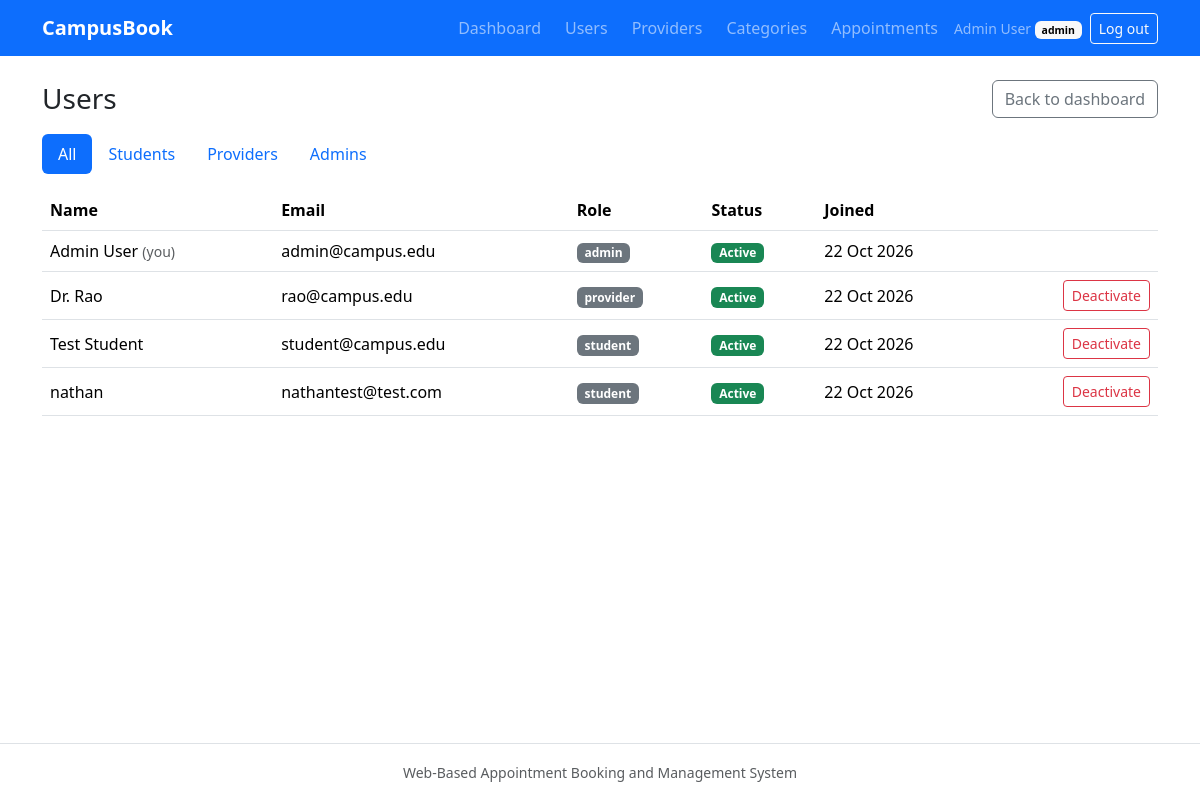
Page /admin/users (signed in) on the committed database.
### app/models/user.py (models this page shows, shortened)
class User(UserMixin, db.Model):
    __tablename__ = "users"
    __table_args__ = (
        CheckConstraint("role IN ('student', 'provider', 'admin')", name="ck_users_role"),
    )
    id: Mapped[int] = mapped_column(primary_key=True)
    name: Mapped[str] = mapped_column(String(100))
    email: Mapped[str] = mapped_column(String(255), unique=True, index=True)
    password_hash: Mapped[str] = mapped_column(String(255))
    role: Mapped[str] = mapped_column(String(20), default=Role.STUDENT)
    is_active: Mapped[bool] = mapped_column(default=True)
    created_at: Mapped[datetime] = mapped_column(default=utcnow)
    provider_profile = relationship("ServiceProvider", back_populates="user", uselist=False)
    appointments = relationship("Appointment", back_populates="student")

### app/blueprints/admin/routes.py (the view)
@bp.route("/users")
@role_required(Role.ADMIN)
def users():
    role = request.args.get("role", "")
    query = db.select(User).order_by(User.role, User.name)
    if role in Role.ALL:
        query = query.where(User.role == role)
    else:
        role = ""
    items = db.session.execute(query).scalars().all()
    return render_template("admin/users.html", users=items, role=role)

### app/models/user.py (called while the page is built)
@login_manager.user_loader
def load_user(user_id: str):
    user = db.session.get(User, int(user_id))
    if user is None or not user.is_active:
        return None
    return user

### app/utils/roles.py (called while the page is built)
def role_required(*roles):
    def decorator(view):
        @wraps(view)
        @login_required
        def wrapped(*args, **kwargs):
            if current_user.role not in roles:
                abort(403)
            return view(*args, **kwargs)
        return wrapped
    return decorator

### app/utils/timeutils.py (called while the page is built)
def get_app_tz() -> ZoneInfo:
    return ZoneInfo(current_app.config["APP_TIMEZONE"])

def to_local(utc_naive: datetime, tz: Optional[ZoneInfo] = None) -> datetime:
    tz = tz or get_app_tz()
    return utc_naive.replace(tzinfo=UTC).astimezone(tz)

def format_local(value: Optional[datetime], fmt: str = "%d %b %Y, %I:%M %p") -> str:
    if value is None:
        return ""
    return to_local(value).strftime(fmt)

### app/templates/admin/users.html (shortened to what this page needs)
{% extends "base.html" %}
{% block content %}
<div class="d-flex justify-content-between align-items-center mb-3">
  <h1 class="h3 mb-0">Users</h1>
  <a class="btn btn-outline-secondary" href="{{ url_for('admin.dashboard') }}">Back to dashboard</a>
</div>
<ul class="nav nav-pills mb-3">
  {% for value, label in [('', 'All'), ('student', 'Students'), ('provider', 'Providers'), ('admin', 'Admins')] %}
    <li class="nav-item">
      <a class="nav-link {% if role == value %}active{% endif %}"
         href="{{ url_for('admin.users', role=value) if value else url_for('admin.users') }}">{{ label }}</a>
    </li>
  {% endfor %}
</ul>
{% if users %}
  <div class="table-responsive">
    <table class="table align-middle">
      <thead>
        <tr><th>Name</th><th>Email</th><th>Role</th><th>Status</th><th>Joined</th><th></th></tr>
      </thead>
      <tbody>
        {% for u in users %}
          <tr>
            <td>{{ u.name }}{% if u.id == current_user.id %} <span class="text-muted small">(you)</span>{% endif %}</td>
            <td>{{ u.email }}</td>
            <td><span class="badge text-bg-secondary">{{ u.role }}</span></td>
            <td>
              {% if u.is_active %}
                <span class="badge text-bg-success">Active</span>
              {% else %}
                <span class="badge text-bg-danger">Inactive</span>
              {% endif %}
            </td>
            <td>{{ u.created_at|local_dt("%d %b %Y") }}</td>
            <td class="text-end">
              {% if u.id != current_user.id %}
                <form method="post" action="{{ url_for('admin.set_active', user_id=u.id) }}"
                      data-confirm="{{ 'Deactivate' if u.is_active else 'Activate' }} {{ u.name }}?"
                      onsubmit="return confirm(this.dataset.confirm);">
                  {% if u.is_active %}
                    <button type="submit" class="btn btn-sm btn-outline-danger">Deactivate</button>
                  {% else %}
                    <button type="submit" class="btn btn-sm btn-outline-success">Activate</button>
                  {% endif %}
                </form>
              {% endif %}
            </td>
          </tr>
        {% endfor %}
      </tbody>
    </table>
  </div>
{% else %}
  <div class="alert alert-info">No users found.</div>
{% endif %}
{% endblock %}

### app/templates/base.html (shortened to what this page needs)
<!DOCTYPE html>
<html lang="en">
<head>
  <link href="https://cdn.jsdelivr.net/npm/bootstrap@5.3.3/dist/css/bootstrap.min.css" rel="stylesheet">
  <link href="{{ url_for('static', filename='css/style.css') }}" rel="stylesheet">
</head>
<body class="d-flex flex-column min-vh-100">
  <nav class="navbar navbar-expand-lg navbar-dark bg-primary">
    <div class="container">
      <a class="navbar-brand fw-semibold" href="{{ url_for('main.index') }}">CampusBook</a>
      <div class="collapse navbar-collapse" id="mainNav">
        <ul class="navbar-nav ms-auto align-items-lg-center gap-lg-2">
          {% if current_user.is_authenticated %}
            <li class="nav-item"><a class="nav-link" href="{{ url_for('main.dashboard') }}">Dashboard</a></li>
            {% if current_user.role == 'student' %}
              <li class="nav-item"><a class="nav-link" href="{{ url_for('student.providers') }}">Find a provider</a></li>
              <li class="nav-item"><a class="nav-link" href="{{ url_for('student.appointments') }}">My appointments</a></li>
              <li class="nav-item"><a class="nav-link" href="{{ url_for('student.history') }}">History</a></li>
            {% elif current_user.role == 'provider' %}
              <li class="nav-item"><a class="nav-link" href="{{ url_for('provider.availability') }}">Availability</a></li>
              <li class="nav-item"><a class="nav-link" href="{{ url_for('provider.appointments') }}">Appointments</a></li>
            {% elif current_user.role == 'admin' %}
              <li class="nav-item"><a class="nav-link" href="{{ url_for('admin.users') }}">Users</a></li>
              <li class="nav-item"><a class="nav-link" href="{{ url_for('admin.providers') }}">Providers</a></li>
              <li class="nav-item"><a class="nav-link" href="{{ url_for('admin.categories') }}">Categories</a></li>
              <li class="nav-item"><a class="nav-link" href="{{ url_for('admin.appointments') }}">Appointments</a></li>
            {% endif %}
            <li class="nav-item">
              <span class="navbar-text small">
                {{ current_user.name }}
                <span class="badge text-bg-light">{{ current_user.role }}</span>
              </span>
            </li>
            <li class="nav-item">
              <form method="post" action="{{ url_for('auth.logout') }}" class="d-inline">
                <button type="submit" class="btn btn-outline-light btn-sm">Log out</button>
              </form>
            </li>
          {% else %}
            <li class="nav-item"><a class="nav-link" href="{{ url_for('auth.login') }}">Log in</a></li>
            <li class="nav-item"><a class="nav-link" href="{{ url_for('auth.register') }}">Register</a></li>
          {% endif %}
        </ul>
      </div>
    </div>
  </nav>
  <main class="container flex-grow-1 py-4">
    {% block content %}{% endblock %}
  </main>
  <footer class="py-3 text-center text-muted border-top">
    <small>Web-Based Appointment Booking and Management System</small>
  </footer>
</body>
</html>

### rows in the picture
User: name "Admin User", role "admin", shows "(you)", email "admin@campus.edu", is_active "Active", created_at|local_dt "22 Oct 2026"
User: name "Dr. Rao", email "rao@campus.edu", role "provider", is_active "Active", created_at|local_dt "22 Oct 2026"
User: name "Test Student", email "student@campus.edu", role "student", is_active "Active", created_at|local_dt "22 Oct 2026"
User: name "nathan", email "nathantest@test.com", role "student", is_active "Active", created_at|local_dt "22 Oct 2026"

### other values in the picture
{{ label }} "All" "Students" "Providers" "Admins"
